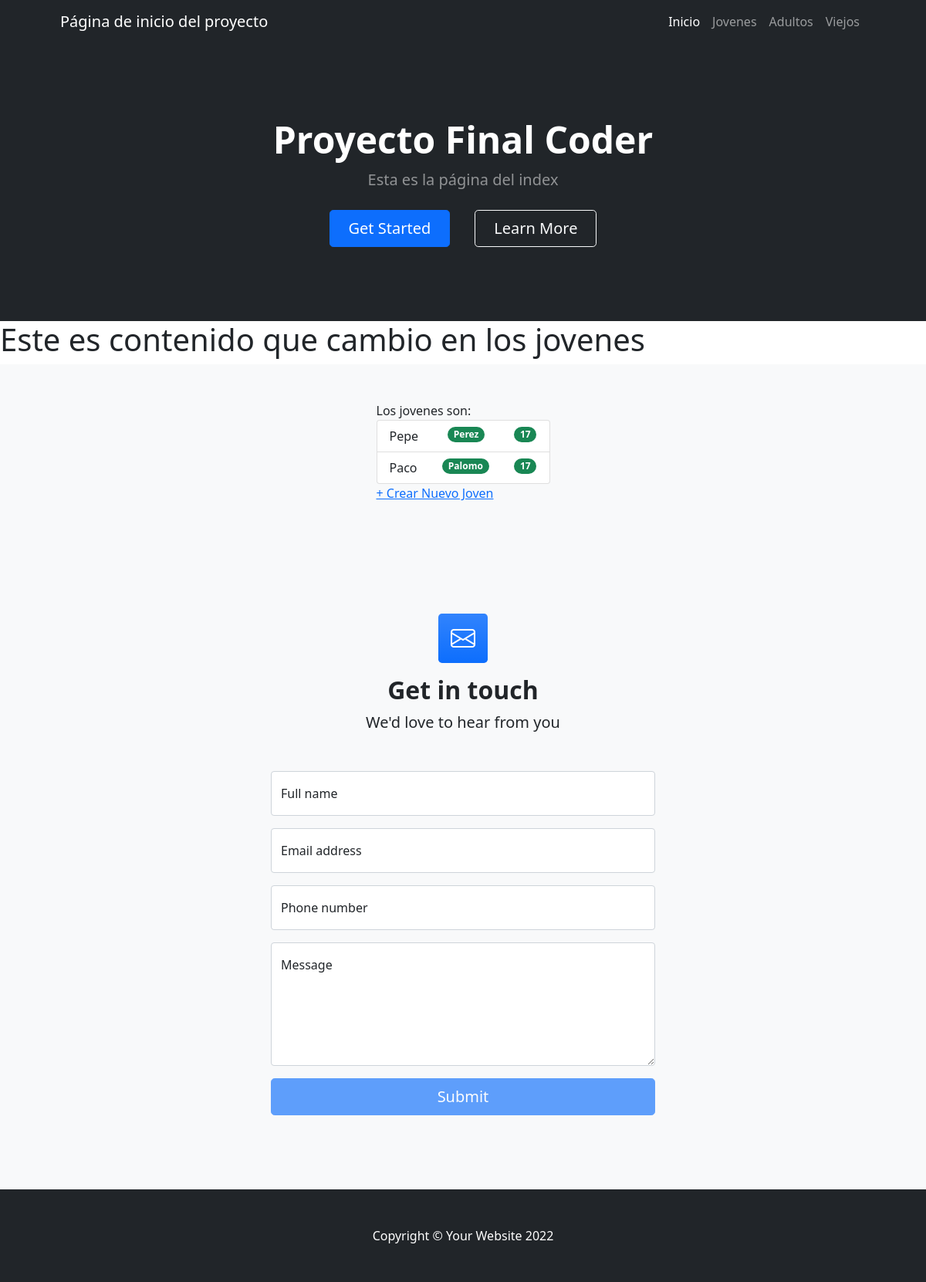
The page /ProyectoCoder1App/jovenes on the database as committed earlier.
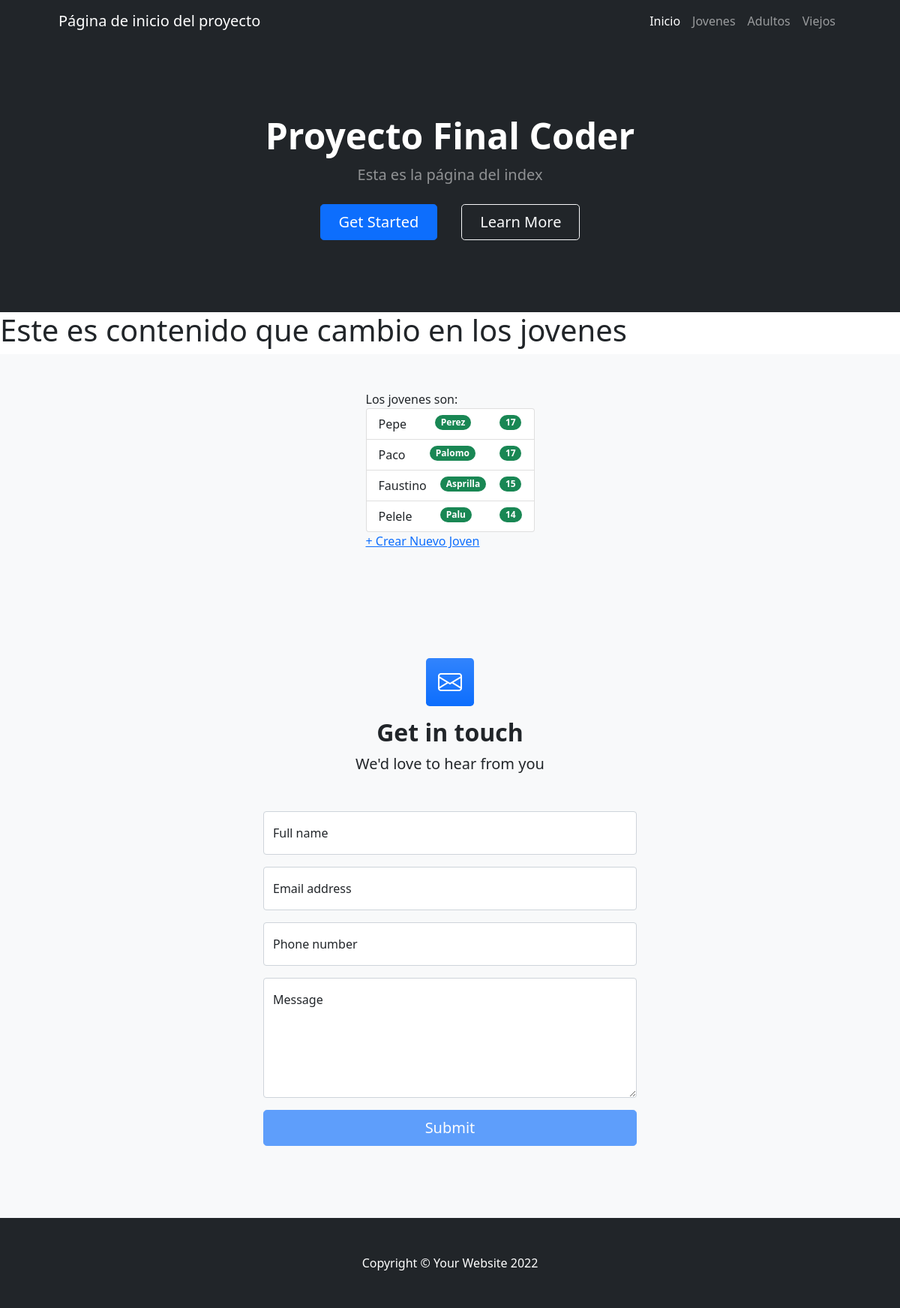
The same page on the database as committed later.
### ProyectoCoder1App/models.py (models this page shows)
class Joven(models.Model):
    nombre=models.CharField(max_length=40)
    apellido=models.CharField(max_length=40)
    edad=models.IntegerField()

### ProyectoCoder1App/views.py (the view)
# urls.py: path("jovenes", views.jovenes,name="jovenes"),
def jovenes(request):
    jovenes=Joven
    lista_jovenes = Joven.objects.all()
    return render(request, "ProyectoCoder1App/jovenes.html", {"jovenes":lista_jovenes})

### ProyectoCoder1App/templates/ProyectoCoder1App/jovenes.html
{% extends "ProyectoCoder1App/padre.html" %}
{% load static %}
{% block ContenidoQueCambia %}
<h1>Este es contenido que cambio en los jovenes</h1>
<section class="bg-light py-5">
    <div class="container px-5">
        <div class="row gx-5 justify-content-center">
            <div class="col-lg-3">
                Los jovenes son:
                <ul class="list-group">
                    {% for joven in jovenes %}
                        <li class="list-group-item d-flex justify-content-between align-items-start">
                            {{joven.nombre}}
                            <span class="badge bg-success rounded-pill">{{joven.apellido}}</span>
                            <span class="badge bg-success rounded-pill">{{joven.edad}}</span>
                        </li>
                    {% endfor %}
                </ul>
                <a href="{% url 'crear_joven' %}">+ Crear Nuevo Joven</a>
            </div>
        </div>
    </div>
</section>
{% endblock %}

### ProyectoCoder1App/templates/ProyectoCoder1App/padre.html (shortened to what this page needs)
{%load static%}
<!DOCTYPE html>
<html lang="en">
    <head>
        <link href="https://cdn.jsdelivr.net/npm/bootstrap-icons@1.4.1/font/bootstrap-icons.css" rel="stylesheet" />
        <link href="{%static 'css/styles.css'%}" rel="stylesheet" />
    </head>
    <body>
        <nav class="navbar navbar-expand-lg navbar-dark bg-dark">
            <div class="container px-5">
                <a class="navbar-brand" href="#!">Página de inicio del proyecto</a>
                <div class="collapse navbar-collapse" id="navbarSupportedContent">
                    <ul class="navbar-nav ms-auto mb-2 mb-lg-0">
                        <li class="nav-item"><a class="nav-link active" aria-current="page" href="{% url 'inicio' %}">Inicio</a></li>
                        <li class="nav-item"><a class="nav-link" href="{% url 'jovenes' %}">Jovenes</a></li>
                        <li class="nav-item"><a class="nav-link" href="{% url 'adultos' %}">Adultos</a></li>
                        <li class="nav-item"><a class="nav-link" href="{% url 'viejos' %}">Viejos</a></li>
                    </ul>
                </div>
            </div>
        </nav>
        <header class="bg-dark py-5">
            <div class="container px-5">
                <div class="row gx-5 justify-content-center">
                    <div class="col-lg-6">
                        <div class="text-center my-5">
                            <h1 class="display-5 fw-bolder text-white mb-2">Proyecto Final Coder</h1>
                            <p class="lead text-white-50 mb-4">Esta es la página del index</p>
                            <div class="d-grid gap-3 d-sm-flex justify-content-sm-center">
                                <a class="btn btn-primary btn-lg px-4 me-sm-3" href="#features">Get Started</a>
                                <a class="btn btn-outline-light btn-lg px-4" href="#!">Learn More</a>
                            </div>
                        </div>
                    </div>
                </div>
            </div>
        </header>
        {%block ContenidoQueCambia %}
        {%endblock%}
        <section class="bg-light py-5">
            <div class="container px-5 my-5 px-5">
                <div class="text-center mb-5">
                    <div class="feature bg-primary bg-gradient text-white rounded-3 mb-3"><i class="bi bi-envelope"></i></div>
                    <h2 class="fw-bolder">Get in touch</h2>
                    <p class="lead mb-0">We'd love to hear from you</p>
                </div>
                <div class="row gx-5 justify-content-center">
                    <div class="col-lg-6">
                        <form id="contactForm" data-sb-form-api-token="API_TOKEN">
                            <div class="form-floating mb-3">
                                <input class="form-control" id="name" type="text" placeholder="Enter your name..." data-sb-validations="required" />
                                <label for="name">Full name</label>
                            </div>
                            <div class="form-floating mb-3">
                                <input class="form-control" id="email" type="email" placeholder="name@example.com" data-sb-validations="required,email" />
                                <label for="email">Email address</label>
                            </div>
                            <div class="form-floating mb-3">
                                <input class="form-control" id="phone" type="tel" placeholder="(123) 456-7890" data-sb-validations="required" />
                                <label for="phone">Phone number</label>
                            </div>
                            <div class="form-floating mb-3">
                                <textarea class="form-control" id="message" type="text" placeholder="Enter your message here..." style="height: 10rem" data-sb-validations="required"></textarea>
                                <label for="message">Message</label>
                            </div>
                            <div class="d-grid"><button class="btn btn-primary btn-lg disabled" id="submitButton" type="submit">Submit</button></div>
                        </form>
                    </div>
                </div>
            </div>
        </section>
        <footer class="py-5 bg-dark">
            <div class="container px-5"><p class="m-0 text-center text-white">Copyright &copy; Your Website 2022</p></div>
        </footer>
    </body>
</html>

Rows that differ between the two databases and show on the page:
added Joven: nombre "Faustino", apellido "Asprilla", edad "15"
added Joven: nombre "Pelele", apellido "Palu", edad "14"
